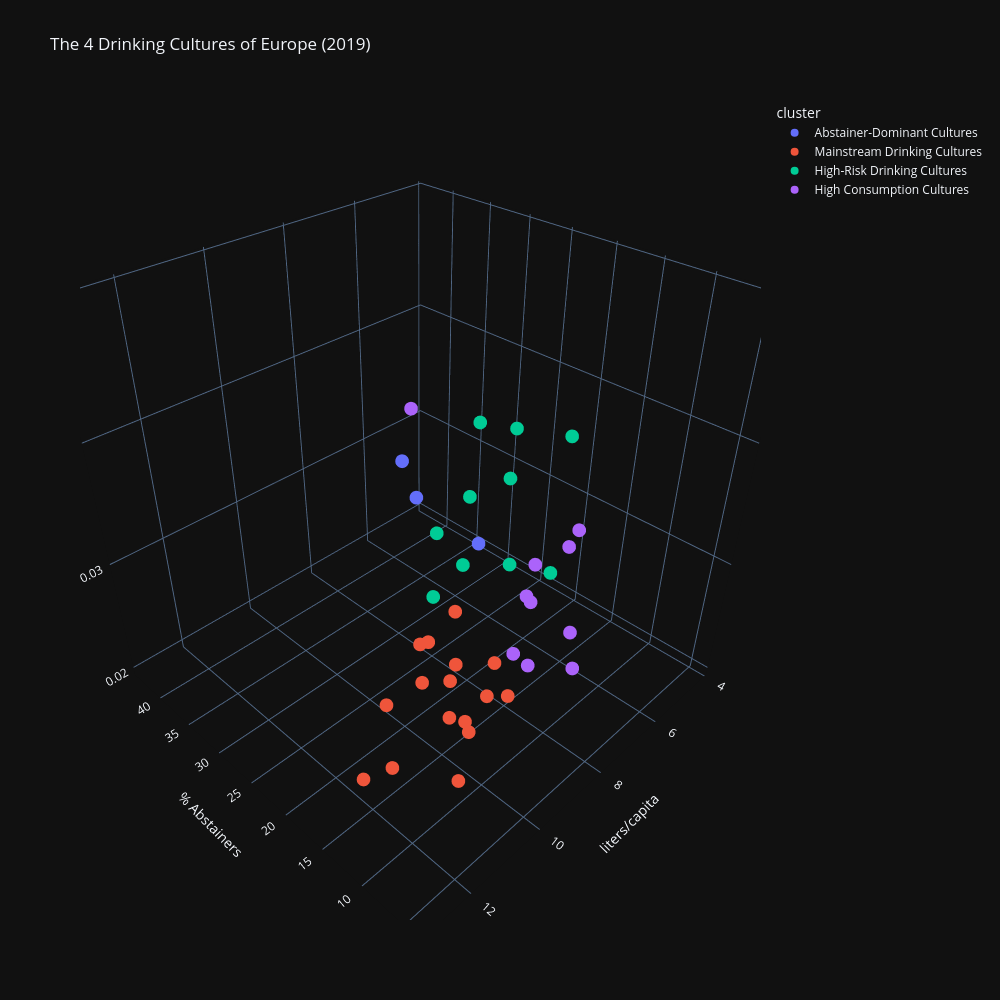

Notebook code for this chart:
### Code cell
fig = px.scatter_3d(cluster_df1, 
                    x='liters/capita', 
                    y='abstention_rate', 
                    z='prevalence',
                    color='cluster',
                    hover_name='location',
                    title='The 4 Drinking Cultures of Europe (2019)',
                    template='plotly_dark',
                    width=1000,
                    height=1000,    
                    labels={'val': 'Prevalence (Disorders)', 
                            'liters': 'Liters per Capita', 
                            'abstention_rate': '% Abstainers'})
fig.update_layout(
    scene=dict(
        yaxis=dict(autorange='reversed')
    )
)

fig.show()

### Figure 1 — Plotly figure (JSON) as saved in the notebook; plotly's stock layout.template omitted (floating-point values rounded to 4 significant figures)
{"data": [{"hovertemplate": "<b>%{hovertext}</b><br><br>cluster=Abstainer-Dominant Cultures<br>liters/capita=%{x}<br>% Abstainers=%{y}<br>prevalence=%{z}<extra></extra>", "hovertext": ["Albania", "Bosnia and Herzegovina", "North Macedonia"], "legendgroup": "Abstainer-Dominant Cultures", "marker": {"color": "#636efa", "symbol": "circle"}, "mode": "markers", "name": "Abstainer-Dominant Cultures", "scene": "scene", "showlegend": true, "type": "scatter3d", "x": [4.217, 5.083, 4.385], "y": [33.65, 42.65, 43.42], "z": [0.02014, 0.02709, 0.02183]}, {"hovertemplate": "<b>%{hovertext}</b><br><br>cluster=Mainstream Drinking Cultures<br>liters/capita=%{x}<br>% Abstainers=%{y}<br>prevalence=%{z}<extra></extra>", "hovertext": ["Andorra", "Bulgaria", "Croatia", "Czechia", "Estonia", "France", "Germany", "Hungary", "Latvia", "Lithuania", "Luxembourg", "Republic of Moldova", "Romania", "Slovakia", "Slovenia", "Spain"], "legendgroup": "Mainstream Drinking Cultures", "marker": {"color": "#EF553B", "symbol": "circle"}, "mode": "markers", "name": "Mainstream Drinking Cultures", "scene": "scene", "showlegend": true, "type": "scatter3d", "x": [10.53, 10.73, 10.16, 13.05, 11.26, 11.13, 10.82, 10.89, 12.91, 10.62, 10.97, 9.054, 10.77, 10.17, 10.3, 9.923], "y": [10.24, 19.01, 16.23, 10.57, 7.896, 12.93, 10.86, 13.74, 7.94, 7.666, 4.372, 12.73, 11.07, 12.91, 12.6, 12.1], "z": [0.02664, 0.02376, 0.02968, 0.02807, 0.02457, 0.03322, 0.03056, 0.02906, 0.03032, 0.03055, 0.0332, 0.02712, 0.02714, 0.02941, 0.03423, 0.02306]}, {"hovertemplate": "<b>%{hovertext}</b><br><br>cluster=High-Risk Drinking Cultures<br>liters/capita=%{x}<br>% Abstainers=%{y}<br>prevalence=%{z}<extra></extra>", "hovertext": ["Austria", "Belarus", "Belgium", "Denmark", "Ireland", "Poland", "Portugal", "Sweden", "Switzerland", "United Kingdom"], "legendgroup": "High-Risk Drinking Cultures", "marker": {"color": "#00cc96", "symbol": "circle"}, "mode": "markers", "name": "High-Risk Drinking Cultures", "scene": "scene", "showlegend": true, "type": "scatter3d", "x": [11.45, 10.25, 8.93, 9.233, 10.61, 10.83, 9.948, 7.263, 8.59, 9.953], "y": [10.14, 12.14, 12.2, 11.6, 6.412, 12.51, 12.84, 12.44, 9.106, 12.09], "z": [0.03876, 0.0379, 0.03546, 0.04249, 0.04928, 0.04103, 0.04192, 0.04224, 0.03548, 0.04698]}, {"hovertemplate": "<b>%{hovertext}</b><br><br>cluster=High Consumption Cultures<br>liters/capita=%{x}<br>% Abstainers=%{y}<br>prevalence=%{z}<extra></extra>", "hovertext": ["Cyprus", "Finland", "Greece", "Iceland", "Italy", "Malta", "Netherlands", "Norway", "Russian Federation", "Ukraine"], "legendgroup": "High Consumption Cultures", "marker": {"color": "#ab63fa", "symbol": "circle"}, "mode": "markers", "name": "High Consumption Cultures", "scene": "scene", "showlegend": true, "type": "scatter3d", "x": [5.333, 8.24, 6.316, 7.52, 7.817, 6.845, 8.127, 6.433, 7.27, 5.783], "y": [21.39, 12.0, 18.93, 10.79, 14.95, 11.67, 12.1, 12.12, 31.22, 15.09], "z": [0.02495, 0.03113, 0.02475, 0.03488, 0.02411, 0.02566, 0.02511, 0.02097, 0.03859, 0.03155]}], "layout": {"height": 1000, "legend": {"title": {"text": "cluster"}, "tracegroupgap": 0}, "scene": {"domain": {"x": [0, 1], "y": [0, 1]}, "xaxis": {"title": {"text": "liters/capita"}}, "yaxis": {"autorange": "reversed", "title": {"text": "% Abstainers"}}, "zaxis": {"title": {"text": "prevalence"}}}, "title": {"text": "The 4 Drinking Cultures of Europe (2019)"}, "width": 1000}}
